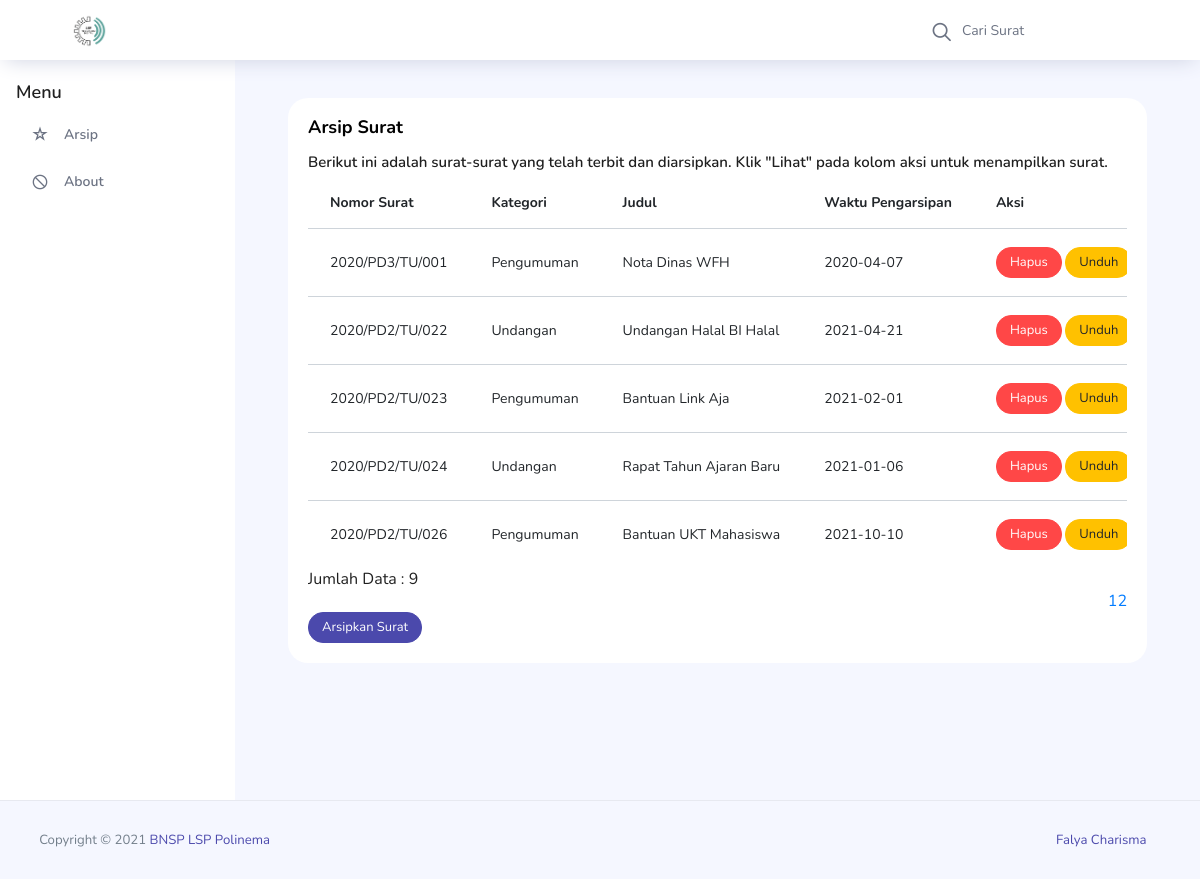
Page /pages/surat.php on the committed database.
### tables this page shows
CREATE TABLE `surat` (
  `id_surat` int(11) NOT NULL,
  `nomor_surat` varchar(50) NOT NULL,
  `kategori` enum('Pengumuman','Undangan') NOT NULL,
  `judul` varchar(50) NOT NULL,
  `waktu` date NOT NULL,
  `file` varchar(50) NOT NULL
);

### pages/surat.php (the view, shortened to what this page needs)
<?php
include'../koneksi.php';
?>
<?php
include'header.php';
?>
      <div class="main-panel">
        <div class="content-wrapper">
           <div class="col-12 grid-margin stretch-card">
              <div class="card">
                <div class="card-body">
                  <h4 class="card-title">Arsip Surat</h4>
                  <h6>Berikut ini adalah surat-surat yang telah terbit dan diarsipkan. Klik "Lihat" pada kolom aksi untuk menampilkan surat.</h6>
                  <div class="table-responsive">
                    <table class="table">
                      <thead>
                        <tr>
                          <th>Nomor Surat</th>
                          <th>Kategori</th>
                          <th>Judul</th>
                          <th>Waktu Pengarsipan</th>
                          <th>Aksi</th>
                        </tr>
                      </thead>
                          <tbody>
                            <?php
                            $batas=5;
                            extract($_GET);
                            if(empty($hal)){
                              $posisi = 0;
                              $hal = 1;
                            } else {
                              $posisi = ($hal-1) * $batas;
                              $nomor = $posisi+1;
                            }
                            if($_SERVER['REQUEST_METHOD'] == "POST"){
                              $pencarian = trim(mysqli_real_escape_string($db, $_POST['pencarian']));
                              if($pencarian != ""){
                                $sql = "SELECT * FROM surat WHERE  judul LIKE '%$pencarian%'";
                                $query = $sql;
                                $queryJml = $sql;
                              } else {
                                $query = "SELECT * FROM surat LIMIT $posisi, $batas";
                                $queryJml = "SELECT * FROM surat";
                                $no = $posisi * 1;
                              }
                            }
                            else{
                              $query = "SELECT * FROM surat LIMIT $posisi, $batas";
                              $queryJml = "SELECT * FROM surat";
                            }
                            $q_tampil_surat = mysqli_query($db, $query);
                              if(mysqli_num_rows($q_tampil_surat)> 0){
                                  while ($r_tampil_surat=mysqli_fetch_array($q_tampil_surat)) {
                                ?>
                                <tr>
                                  <td><?php echo $r_tampil_surat['nomor_surat']; ?></td>
                                  <td><?php echo $r_tampil_surat['kategori']; ?></td>
                                  <td><?php echo $r_tampil_surat['judul']; ?></td>
                                  <td><?php echo $r_tampil_surat['waktu']; ?></td>
                                  <td>
                                      <a href="../proses/surat-hapus.php?id=<?php echo $r_tampil_surat['id_surat'];?>" class="btn btn-danger btn-sm" onclick = "return confirm ('Apakah Anda Yakin Akan Menghapus Data Ini?')">Hapus</a>
                                      <a href="../proses/surat-unduh.php?id=<?php echo $r_tampil_surat['id_surat'];?>"class="btn btn-warning btn-sm">Unduh</a>
                                  </td>
                                </tr>
                                <?php
                              }
                            }
                            else{
                              echo "<tr><td colspan=6>Data Tidak Ditemukan</td></tr>";
                            }
                            ?>
                          </tbody>
                    </table>
                      <?php
                        if(isset($_POST['pencarian'])){
                          if($_POST['pencarian']!=' '){
                            echo "<div style=\"float:left;\">";
                            $jml = mysqli_num_rows(mysqli_query($db, $queryJml));
                            echo "Data Hasil Pencarian: <b>$jml</b>";
                          }
                        } else {
                        ?>
                          <div style="float: left;">
                            <?php
                              $jml = mysqli_num_rows(mysqli_query($db, $queryJml));
                              echo "Jumlah Data : $jml";
                            ?>
                          </div>
                          <div style="float: right;">
                            <br>
                            <?php
                            $jml_hal = ceil($jml / $batas);
                            for($i = 1; $i <= $jml_hal; $i++){
                              if($i != $hal){
                                echo "<a href=\"?p=pendaftaran&hal=$i\">$i</a>";
                              } else {
                                echo "<a class=\"active\">$i</a>";
                              }
                            }
                            ?>
                          </div>
                        <?php
                        }
                        ?>
                  </div>
                  <a href="surat-input.php" class="btn btn-primary btn-sm"><h7>Arsipkan Surat</h7></a>
                </div>
                </div>
              </div>
            </div>
          </div>
        </div>
      </div>
<?php
include'footer.php';
?>

### pages/header.php (shortened to what this page needs)
<!DOCTYPE html>
<html lang="en">
<head>
  <link rel="stylesheet" href="../vendors/feather/feather.css">
  <link rel="stylesheet" href="../vendors/ti-icons/css/themify-icons.css">
  <link rel="stylesheet" href="../vendors/css/vendor.bundle.base.css">
  <link rel="stylesheet" href="../vendors/datatables.net-bs4/dataTables.bootstrap4.css">
  <link rel="stylesheet" href="../vendors/ti-icons/css/themify-icons.css">
  <link rel="stylesheet" type="../text/css" href="js/select.dataTables.min.css">
  <link rel="stylesheet" href="../css/vertical-layout-light/style.css">
</head>
<body>
  <div class="container-scroller">
    <nav class="navbar col-lg-12 col-12 p-0 fixed-top d-flex flex-row">
      <div class="text-center navbar-brand-wrapper d-flex align-items-center justify-content-center">
        <a class="navbar-brand brand-logo mr-5" href="../index.php"><img src="../images/icon.png" class="mr-2" alt="logo"/></a>
      </div>
      <div class="navbar-menu-wrapper d-flex align-items-center justify-content-end">
        <ul class="navbar-nav mr-lg-2">
          <form method="post">
          <li class="nav-item nav-search d-none d-lg-block">
            <div class="input-group">
              <div class="input-group-prepend hover-cursor" id="navbar-search-icon">
                <span class="input-group-text" id="search">
                  <i class="icon-search"></i>
                </span>
              </div>
              <input name="pencarian" type="text" class="form-control" id="navbar-search-input" placeholder="Cari Surat" aria-label="search" aria-describedby="search">
            </div>
          </li>
          </form>
        </ul>
      </div>
    </nav>
    <div class="container-fluid page-body-wrapper">
      <nav class="sidebar sidebar-offcanvas" id="sidebar">
        <ul class="nav">
          <h4>Menu</h4>
          <li class="nav-item">
            <a class="nav-link" href="surat.php">
               <i class="icon-star menu-icon"></i>
              <span class="menu-title">Arsip</span>
            </a>
          </li>
           <li class="nav-item">
            <a class="nav-link" href="about.php">
               <i class="icon-ban menu-icon"></i>
              <span class="menu-title">About</span>
            </a>
          </li>
        </ul>
      </nav>

### pages/footer.php (shortened to what this page needs)
   <footer class="footer">
          <div class="d-sm-flex justify-content-center justify-content-sm-between">
            <span class="text-muted text-center text-sm-left d-block d-sm-inline-block">Copyright © 2021 <a href="https://www.bootstrapdash.com/" target="_blank">BNSP LSP Polinema</span>
            <span class="float-none float-sm-right d-block mt-1 mt-sm-0 text-center">Falya Charisma<i class="ti-heart text-danger ml-1"></i></span>
          </div>
        </footer>
</body>
</html>

### rows in the picture
surat: nomor_surat "2020/PD3/TU/001", kategori "Pengumuman", judul "Nota Dinas WFH", waktu "2020-04-07"
surat: nomor_surat "2020/PD2/TU/022", kategori "Undangan", judul "Undangan Halal BI Halal", waktu "2021-04-21"
surat: nomor_surat "2020/PD2/TU/023", kategori "Pengumuman", judul "Bantuan Link Aja", waktu "2021-02-01"
surat: nomor_surat "2020/PD2/TU/024", kategori "Undangan", judul "Rapat Tahun Ajaran Baru", waktu "2021-01-06"
surat: nomor_surat "2020/PD2/TU/026", kategori "Pengumuman", judul "Bantuan UKT Mahasiswa", waktu "2021-10-10"

### other values in the picture
$jml "9"
